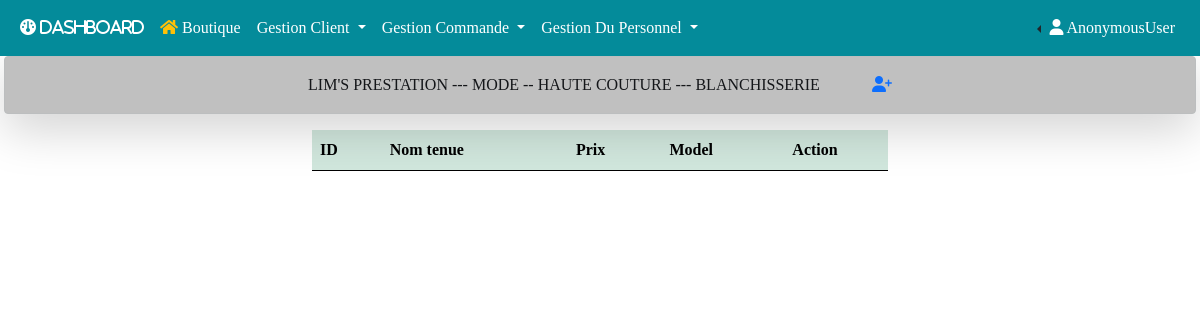
/tenue, run on an earlier commit of the app's database.
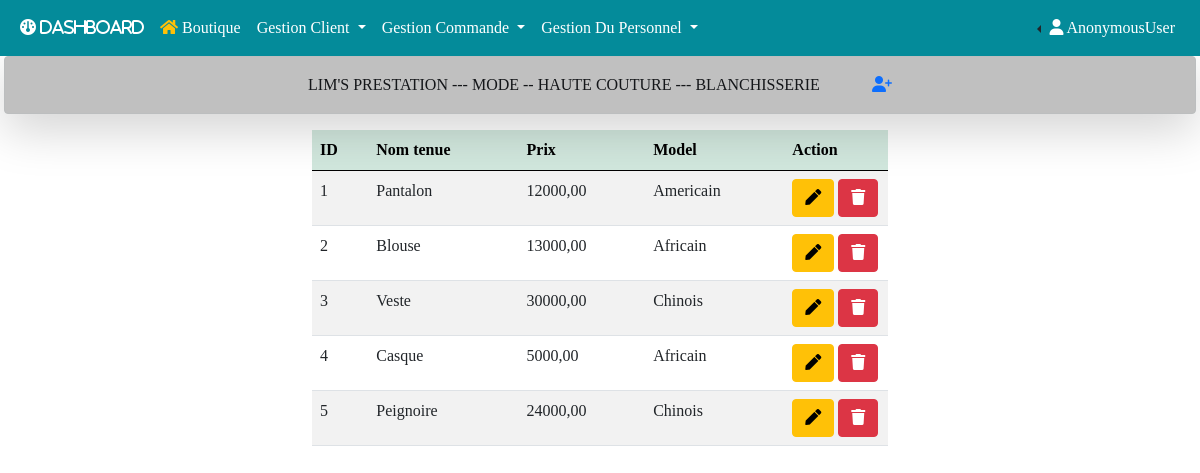
And on a later commit of the database.
### gestion/models.py (models this page shows, shortened)
class Tenue(models.Model):
    libelle = models.CharField(max_length=200, null=True)
    price = models.DecimalField(max_digits=7, decimal_places=2)
    model = models.ForeignKey(ModelTenue, on_delete=models.CASCADE, null=True, blank=True)
    image = models.ImageField(upload_to='model_photo/', null=True, blank=True)
    created_at = models.DateTimeField(auto_now_add=True)
    modified_at = models.DateTimeField(auto_now_add=True)

class ModelTenue(models.Model):
    libelle = models.CharField(max_length=50, null=True)
    created_at = models.DateTimeField(auto_now_add=True)
    modified_at = models.DateTimeField(auto_now_add=True)
    def __str__(self):
        return self.libelle

### gestion/views.py (the view)
# urls.py: path('tenue', views.tenue, name='tenue'),
def tenue(request):
    tenues = Tenue.objects.all()
    context={"tenues":tenues}
    return render(request, 'gestion/tenue/tenue.html', context)

### gestion/templates/gestion/tenue/tenue.html (shortened to what this page needs)
{% extends 'base.html' %}
{% block add %}
<a href="{% url 'add_tenue' %}" title="Ajouter une tenue">
  <i class="fa-solid fa-user-plus ms-5"></i>
<a/>
{% endblock add %}
{% block main %}
<div class="container w-50">
    <table id="example" class="table table-striped" style="width:100%">
        <thead class="table-success">
            <tr>
                <th>ID</th>
                <th>Nom tenue</th>
                <th>Prix</th>
                <th>Model</th>
                <th style="width: 18%;">Action</th>
            </tr>
        </thead>
        <tbody>
            {% for tenue in tenues %}
            <tr>
                <td>{{tenue.id}}</td>
                <td>{{tenue.libelle}}</td>
                <td>{{tenue.price}}</td>
                <td>{{tenue.model}}</td>
                <td>
                    <a href="{% url 'edit_tenue' tenue.id %}" type="button" class="btn btn-warning" title="Edit Tenue">
                        <i class="fas fa-pen"></i>
                    </a>
                    <a href="{% url 'delete_tenue' tenue.id %}" type="button" class="btn btn-danger" title="Edit Tenue">
                        <i class="fas fa-trash"></i>
                    </a>
                </td>
            </tr>
            {% endfor %}
        </tbody>
    </table>
</div>
{% endblock main %}

What changed in the data, as far as the page shows it:
added Tenue: id "1", libelle "Pantalon", price "12000,00", model "Americain"
added Tenue: id "2", libelle "Blouse", price "13000,00", model "Africain"
added Tenue: id "3", libelle "Veste", price "30000,00", model "Chinois"
added Tenue: id "4", libelle "Casque", price "5000,00", model "Africain"
added Tenue: id "5", libelle "Peignoire", price "24000,00", model "Chinois"
